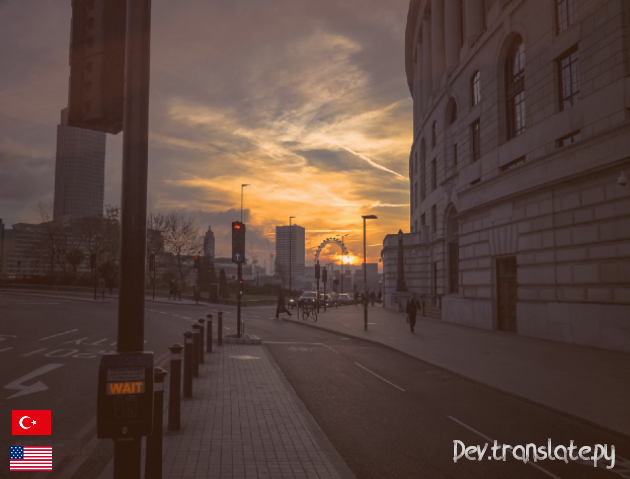
#> input picture main.png, 630 x 479 px; its folder holds only this picture in this run
$ python -i api_photo.py   (imports and definitions only)   (older library calls are emulated)
#> lines starting #> are read from the running program, lines starting #| are printed output that depends on the picture
from __future__ import unicode_literals

import imghdr
import os
import shutil
import struct
import json
import time
import random
from uuid import uuid4


from . import config


# [296 lines left out: functions download_photo, compatible_aspect_ratio, configure_photo, upload_photo, get_image_size, resize_image, not called in this run]


def stories_shaper(fname):
    """
    Find out the size of the uploaded image. Processing is not needed if the
    image is already 1080x1920 pixels. Otherwise, the image height should be
    1920 pixels. Substrate formation: Crop the image under 1080x1920 pixels
    and apply a Gaussian Blur filter. Centering the image depending on its
    aspect ratio and paste it onto the substrate. Save the image.
    """
#> called with fname = '../../main.png'
    try:
        from PIL import Image, ImageFilter
    except ImportError as e:
        print("ERROR: {err}".format(err=e))
        print(
            "Required module `PIL` not installed\n"
            "Install with `pip install Pillow` and retry"
        )
        return False
    img = Image.open(fname)
#> img is the input picture: PIL image 630x479 RGBA; mean R, G, B, A 90.9, 69.5, 62.3, 255
    if (img.size[0], img.size[1]) == (1080, 1920):
        print("Image is already 1080x1920. Just converting image.")
        new_fname = "{fname}.STORIES.jpg".format(fname=fname)
        new = Image.new("RGB", (img.size[0], img.size[1]), (255, 255, 255))
        new.paste(img, (0, 0, img.size[0], img.size[1]))
        new.save(new_fname)
        return new_fname
    else:
        min_width = 1080
        min_height = 1920
        if img.size[1] != 1920:
            height_percent = min_height / float(img.size[1])
#> height_percent = 4.01
            width_size = int(float(img.size[0]) * float(height_percent))
#> width_size = 2525
            img = img.resize((width_size, min_height), Image.ANTIALIAS)
#> img: PIL image 2525x1920 RGBA
        else:
            pass
        if img.size[0] < 1080:
            width_percent = min_width / float(img.size[0])
            height_size = int(float(img.size[1]) * float(width_percent))
            img_bg = img.resize((min_width, height_size), Image.ANTIALIAS)
        else:
            pass
        img_bg = img.crop(
            (
                int((img.size[0] - 1080) / 2),
                int((img.size[1] - 1920) / 2),
                int(1080 + ((img.size[0] - 1080) / 2)),
                int(1920 + ((img.size[1] - 1920) / 2)),
            )
        ).filter(ImageFilter.GaussianBlur(100))
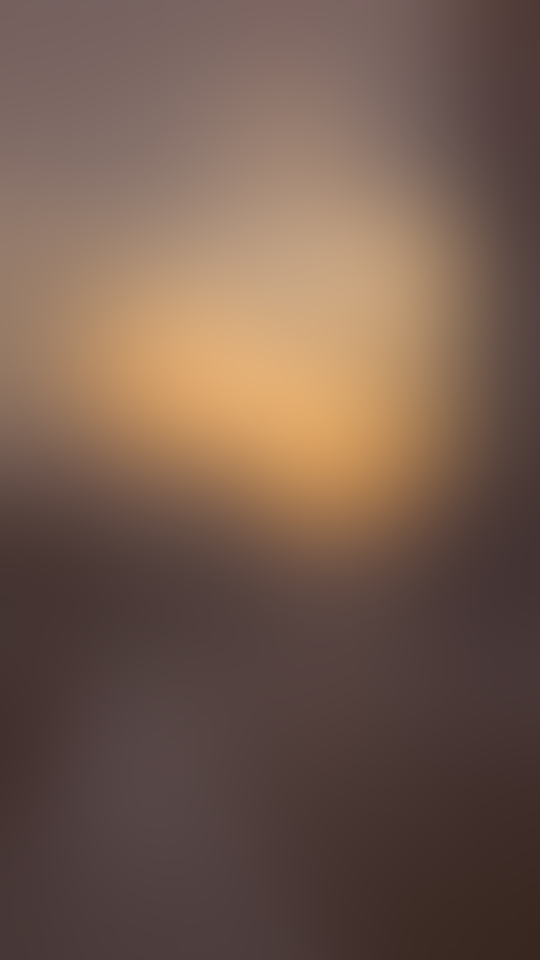
#> img_bg: PIL image 1080x1920 RGBA (shown at 1/2 size); mean R, G, B, A 115.9, 91.3, 78.3, 255
        if img.size[1] > img.size[0]:
            height_percent = min_height / float(img.size[1])
            width_size = int(float(img.size[0]) * float(height_percent))
            img = img.resize((width_size, min_height), Image.ANTIALIAS)
            if img.size[0] > 1080:
                width_percent = min_width / float(img.size[0])
                height_size = int(float(img.size[1]) * float(width_percent))
                img = img.resize((min_width, height_size), Image.ANTIALIAS)
                img_bg.paste(
                    img, (int(540 - img.size[0] / 2), int(960 - img.size[1] / 2))
                )
            else:
                img_bg.paste(img, (int(540 - img.size[0] / 2), 0))
        else:
            width_percent = min_width / float(img.size[0])
#> width_percent = 0.428
            height_size = int(float(img.size[1]) * float(width_percent))
#> height_size = 821
            img = img.resize((min_width, height_size), Image.ANTIALIAS)
#> img: PIL image 1080x821 RGBA
            img_bg.paste(img, (int(540 - img.size[0] / 2), int(960 - img.size[1] / 2)))
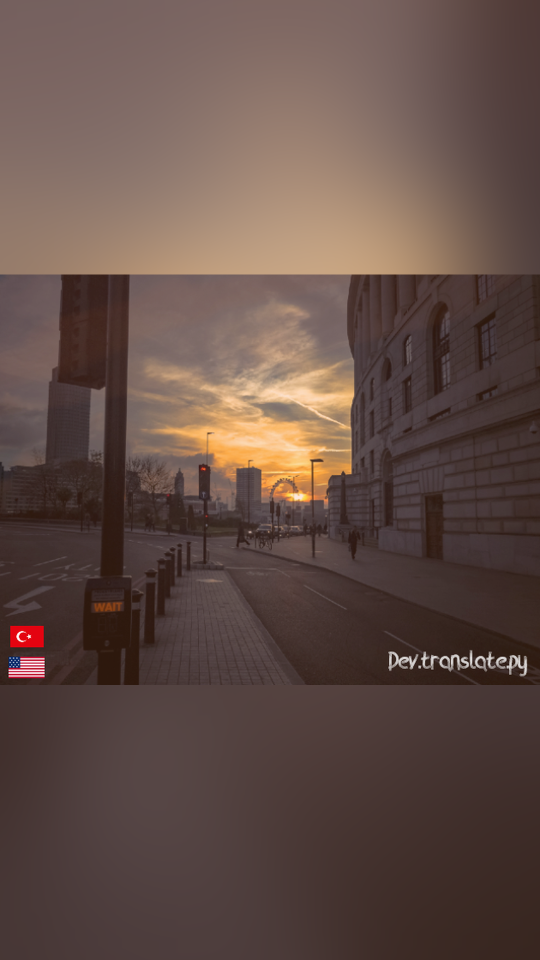
#> img_bg: PIL image 1080x1920 RGBA (shown at 1/2 size); mean R, G, B, A 98.4, 77.5, 70.8, 255
        new_fname = "{fname}.STORIES.jpg".format(fname=fname)
        print(
            "Saving new image w:{w} h:{h} to `{f}`".format(
                w=img_bg.size[0], h=img_bg.size[1], f=new_fname
            )
        )
#| Saving new image w:1080 h:1920 to `../../main.png.STORIES.jpg`
        new = Image.new("RGB", (img_bg.size[0], img_bg.size[1]), (255, 255, 255))
#> new: PIL image 1080x1920 RGB; every value is 255
        new.paste(img_bg, (0, 0, img_bg.size[0], img_bg.size[1]))
        new.save(new_fname)
        return new_fname

>>> result = stories_shaper('../../main.png')
